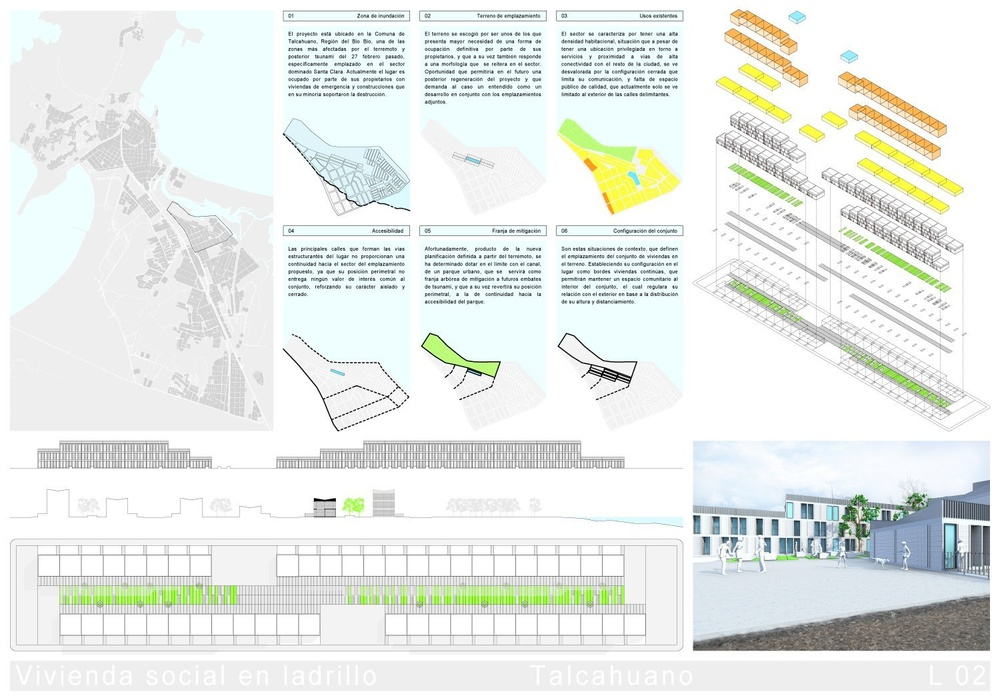
#> input picture 02-lamina.jpg, 1000 x 700 px, shrunk from 1500 x 1050 before the run
$ python color_calc.py
#> lines starting #> are read from the running program, lines starting #| are printed output that depends on the picture; long printed decimals are rounded
import cv2
import numpy as np


def load_convert_image(image_path: str):
    '''
    https://code.adonline.id.au/cmyk-in-python/
    :param image_path: (str)
    :return:
    '''
#> called with image_path = '02-lamina.jpg'
    img = cv2.imread(image_path)
#> img is the input picture: shape (700, 1000, 3); mean B, G, R 233.4, 236.9, 232.6
    # Create float
    bgr = img.astype(float) / 255.
    # Extract channels
    with np.errstate(invalid='ignore', divide='ignore'):
        K = 1 - np.max(bgr, axis=2)
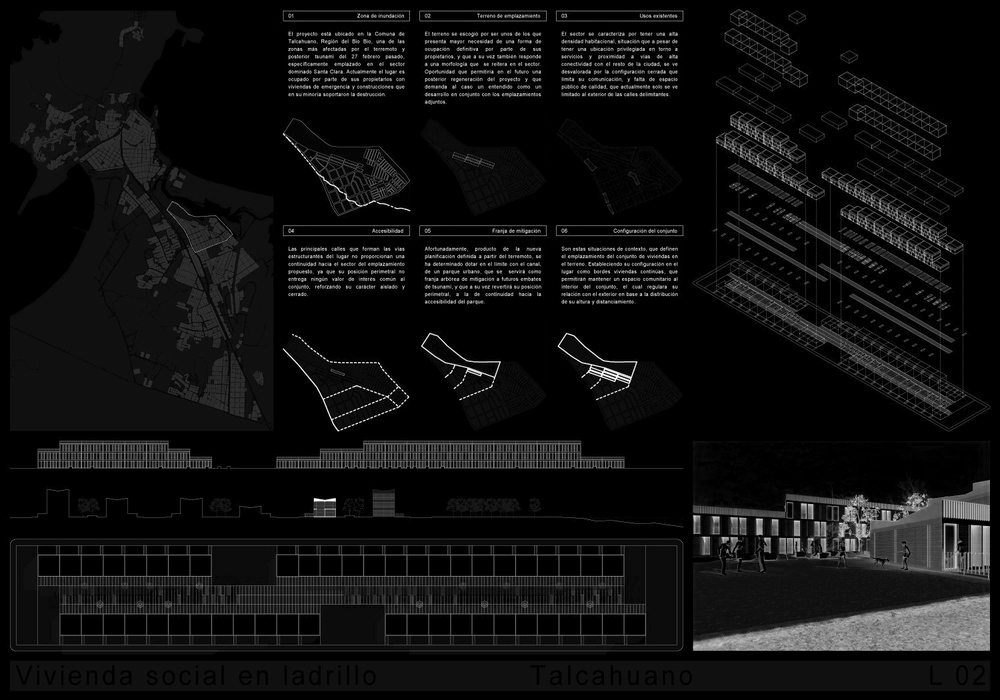
#> K: shape (700, 1000) float64; min 0, max 1, mean 0.066
        C = (1 - bgr[..., 2] - K) / (1 - K)
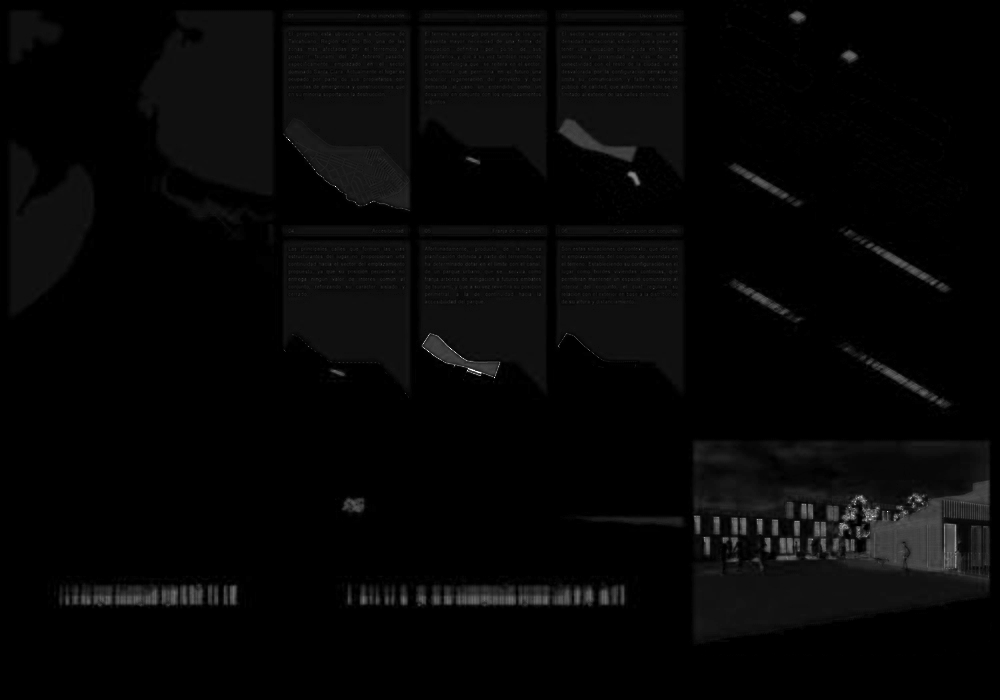
#> C: shape (700, 1000) float64; 0.01% of the values are NaN or infinite; the others: min 0, max 1, mean 0.0253; drawn with min black, max white, NaN and infinite black
        M = (1 - bgr[..., 1] - K) / (1 - K)
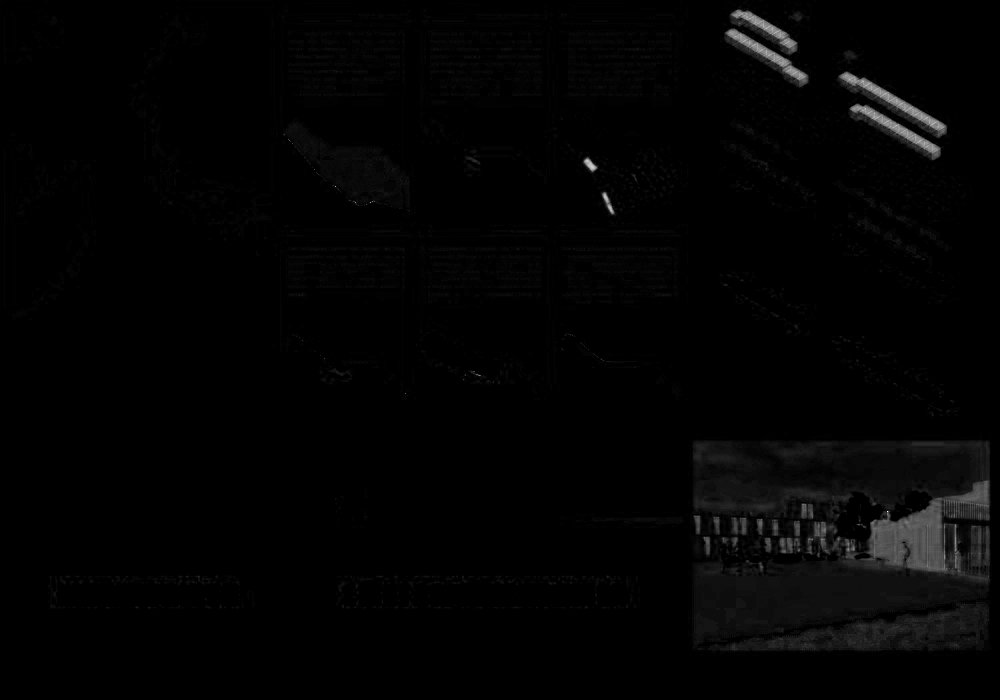
#> M: shape (700, 1000) float64; 0.01% of the values are NaN or infinite; the others: min 0, max 0.471, mean 0.00642; drawn with min black, max white, NaN and infinite black
        Y = (1 - bgr[..., 0] - K) / (1 - K)
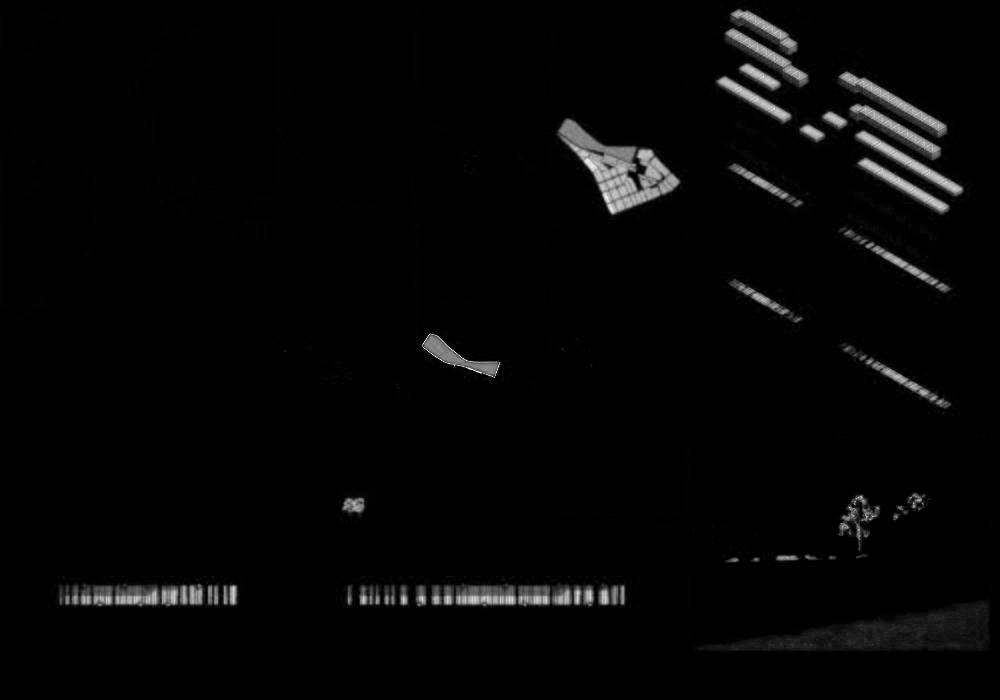
#> Y: shape (700, 1000) float64; 0.01% of the values are NaN or infinite; the others: min 0, max 1, mean 0.0214; drawn with min black, max white, NaN and infinite black

    # Convert the input BGR image to CMYK colorspace
    CMYK = (np.dstack((C, M, Y, K)) * 255).astype(np.uint8)
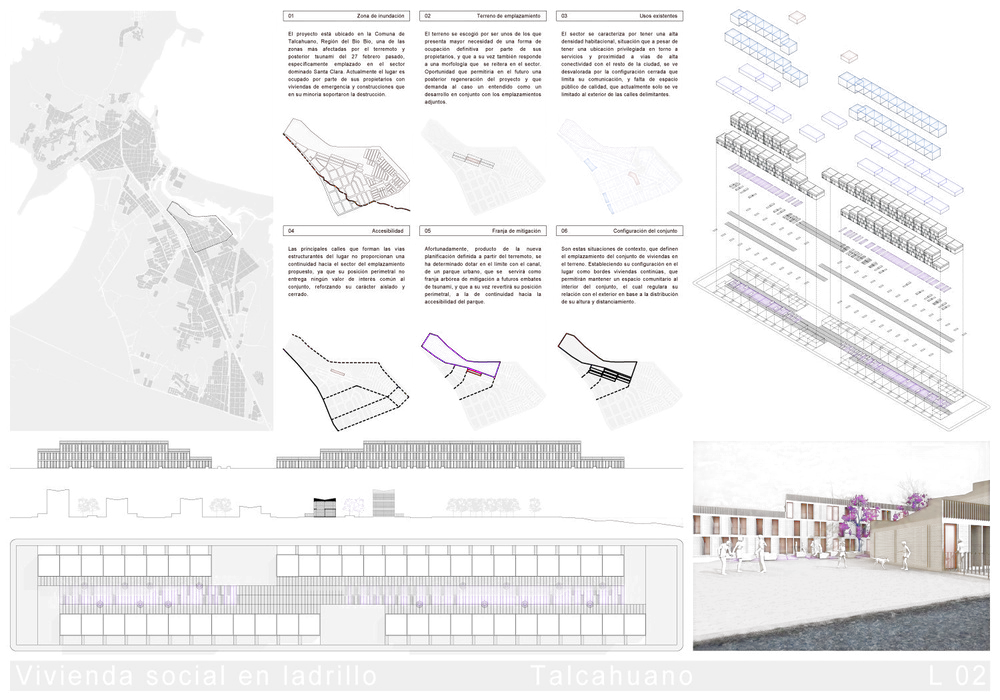
#> CMYK: shape (700, 1000, 4); mean R, G, B, A 6.3, 1.6, 5.4, 16.5; transparent parts drawn white
    # Split CMYK channels
    # Y, M, C, K = cv2.split(CMYK)
    C, M, Y, K = cv2.split(CMYK)
    np.isfinite(C).all()
    np.isfinite(M).all()
    np.isfinite(K).all()
    np.isfinite(Y).all()
    return (C,M,Y,K)

def main(image_path:str):
    c,m,y,k = load_convert_image(image_path)
    sum_intensities = [(np.sum(channel)/255)*100 for channel in (c,m,y,k)]
#> sum_intensities = [1739357.6, 426682.7, 1483409.8, 4535606.3]
    counts = [len(np.where(channel>0)[0]) for channel in (c,m,y,k)]
#> counts = [243985, 130536, 89066, 376737]
    average_intensity = [intensity/count for intensity,count in zip(sum_intensities, counts)]
#> average_intensity = [7.13, 3.27, 16.66, 12.04]
    print(f"average color intensity (0-100%): {average_intensity}")
#| average color intensity (0-100%): [7.129, 3.269, 16.655, 12.039]
    channel_pixel_count = [len(np.where(channel>0)[0]) for channel in (c,m,y,k)]
#> channel_pixel_count = [243985, 130536, 89066, 376737]
    total_area = c.shape[0]*c.shape[1]
#> total_area = 700000
    channel_area = [channel/total_area for channel in channel_pixel_count]
#> channel_area = [0.349, 0.186, 0.127, 0.538]
    print(f"channel coverage area (0-100%): {[area*100 for area in channel_area]}")
#| channel coverage area (0-100%): [34.855, 18.648, 12.724, 53.820]
    white_area = len(np.where((c|m|y|k)==0)[0])/total_area
#> white_area = 0.284
    print(f"white area(0-100%): {white_area*100}")
#| white area(0-100%): 28.404
    average_consumption = np.asarray(channel_area)*np.asarray(average_intensity)
#> average_consumption = [2.48, 0.61, 2.12, 6.48]
    print(f"average consumption (coverage% * intensity%): {average_consumption}")
#| average consumption (coverage% * intensity%): [2.485 0.6095 2.119 6.479]
    # show channels
    cv2.imshow('c', c)
    cv2.imshow('m', m)
    cv2.imshow('y', y)
    cv2.imshow('k', k)

    cv2.imwrite('./output/c.jpg', c)
    cv2.imwrite('./output/m.jpg', m)
    cv2.imwrite('./output/y.jpg', y)
    cv2.imwrite('./output/k.jpg', k)

    cv2.waitKey(0)
    print("")

if __name__ == "__main__":
    main("02-lamina.jpg")
